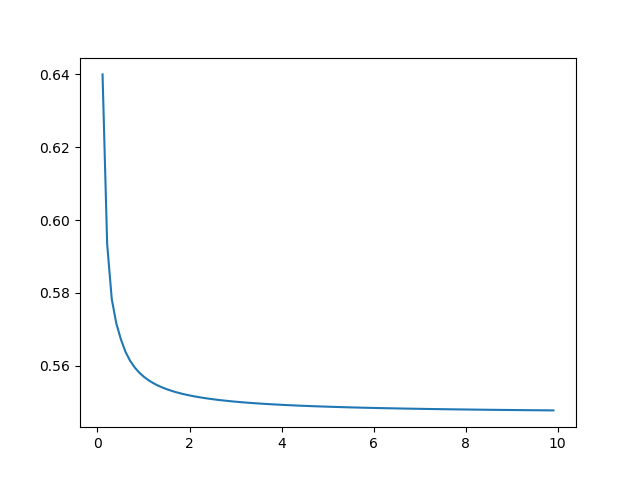

This chart was generated by the following Python code:
# -*- coding: utf-8 -*-
"""
Created on Mon Dec 17 10:16:27 2018

@author: sim
"""

import pandas as pd
#from MLModel import MLModel

from sklearn.ensemble import RandomForestClassifier

from sklearn.model_selection import KFold
from sklearn.metrics import accuracy_score, precision_recall_fscore_support
from sklearn.tree import DecisionTreeClassifier
from sklearn.naive_bayes import GaussianNB
from sklearn.neighbors import KNeighborsClassifier
from sklearn.svm import LinearSVC
from sklearn.linear_model import LogisticRegression
from sklearn.svm import SVC
from sklearn.ensemble import AdaBoostClassifier
from sklearn.neural_network import MLPClassifier
from matplotlib import pyplot as plt
import numpy as np

droplist = set()
RANDOM_STATE = 42
N_FOLDS = 10

def parseRecord(v, l):
    return [l.index(i) for i in v]

def csv_to_data():
    # load the CSV file
    data = pd.read_csv('./crx.csv', header=None)
    data = data.sample(frac=1).reset_index(drop=True)

    #drop if missing values
    global droplist
    for index, row in data.iterrows():
        for i in range(0,16):
            if row[i] is '?':
                droplist.add(index)

    data = data.drop(list(droplist))

    # Pluses and minuses
    classification = data[15]

    # Numerical columns numbers: 1, 2, 7, 10, 13, 14
    data[0] = parseRecord(data[0], ['a', 'b'])
    data[3] = parseRecord(data[3], ['u', 'y', 'l', 't'])
    data[4] = parseRecord(data[4], ['g', 'p', 'gg'])
    data[5] = parseRecord(data[5], ['c', 'd', 'cc', 'i', 'j', 'k', 'm', 'r', 'q', 'w', 'x', 'e', 'aa', 'ff'])
    data[6] = parseRecord(data[6], ['v', 'h', 'bb', 'j', 'n', 'z', 'dd', 'ff', 'o'])
    data[8] = parseRecord(data[8], ['t', 'f'])
    data[9] = parseRecord(data[9], ['t', 'f'])
    data[11] = parseRecord(data[11], ['t', 'f'])
    data[12] = parseRecord(data[12], ['g', 'p', 's'])

    features = data.drop(15, 1)

    #turn +, - into 1, 0

    s = pd.Series()
    for num, sign in classification.iteritems():
        if sign is '+':
            s.set_value(num, 1)
        else:
            s.set_value(num, 0)
    classification = s
    return features, classification
    
if __name__ == "__main__":

    x = []
    y = []
    features, classification = csv_to_data()
    features = features.reset_index(drop=True)
    classification = classification.reset_index(drop=True)
    # k-Fold Set for Cross-validation
    cv = KFold(n_splits=N_FOLDS, shuffle=True, random_state=RANDOM_STATE)
    
    scores = pd.DataFrame(columns=['accuracy', 'precision', 'recall', 'f1'])
    
    cnt = 0
    a = 0.01
    b= 10
    for number in range(1,100) :
        for train_index, test_index in cv.split(features, classification):

            features_train, features_test = features.loc[train_index, :], features.loc[test_index, :]
            classification_train, classification_test = classification[train_index], classification[test_index]

            ##RandomForestClass parameter 정하기
            #clf = RandomForestClassifier(random_state=RANDOM_STATE, n_estimators=8)
            #clf = DecisionTreeClassifier(criterion='entropy',splitter='best', max_depth=5, min_samples_leaf=3)
            #clf = SVC(kernel="poly",gamma = 'auto', degree = 2 , C=100 , epsilon = 0.1 )
            #clf = SVC(gamma= a)
            #clf = LinearSVC(C=1, max_iter = 2000)
            #clf = LogisticRegression(solver = 'liblinear', C=10) #C값을 올리면 overfitting
            #clf = RandomForestClassifier(n_estimators = number) #n_estimator 트리의 갯수
            #clf = RandomForestClassifier(n_estimators = 1000, max_depth = number,n_jobs = -1)
            #clf = AdaBoostClassifier(DecisionTreeClassifier(max_depth=3), n_estimators = 200, learning_rate = 0.5)
            # clf = MLPClassifier(activation='logistic', alpha=1e-5, hidden_layer_sizes=(number*5, number*4, number*3, number*2,number), random_state=1,  solver='adam')
            clf = SVC(gamma=a, C = 10-a)
            clf.fit(features_train, classification_train)

            classification_true, classification_pred = classification_test.values, clf.predict(features_test)

            prs_tmp1 = accuracy_score(classification_true, classification_pred)
            prs_tmp2 = precision_recall_fscore_support(classification_true, classification_pred, average='binary')

            scores.at[cnt, 'accuracy'] = prs_tmp1
            scores.at[cnt, 'precision'] = prs_tmp2[0]
            scores.at[cnt, 'recall'] = prs_tmp2[1]
            scores.at[cnt, 'f1'] = prs_tmp2[2]
            cnt+=1

        a = a+0.1
        scores.at['mean', 'accuracy']=scores.accuracy.mean()
        scores.at['mean', 'precision']=scores.precision.mean()
        scores.at['mean', 'recall']=scores.recall.mean()
        scores.at['mean', 'f1']=scores.f1.mean()

        print(number ,">>", scores.accuracy.mean())


        x.append(a)
        y.append(scores.accuracy.mean())


plt.plot(x,y)
plt.savefig("SVM_gamma.png")
plt.xlabel('gamma')
plt.ylabel('Accuracy')
plt.title('SVM_gamma')
plt.show()



    
scores.to_excel('results.xlsx', 'Sheet1')